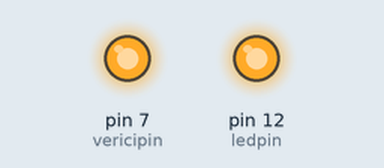
Bench run of a sketch on a simulated Arduino Uno, built with avr-gcc and run on an emulated ATmega328P. Shown: output pins drawn as LEDs (lit = HIGH).

Above: at 1.5 s.
At 4.5 s:
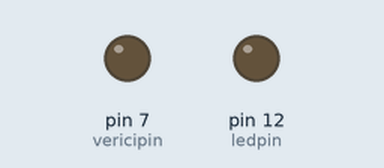
Timing chart, 0 to 7.8 s (numbered marks = the images above):
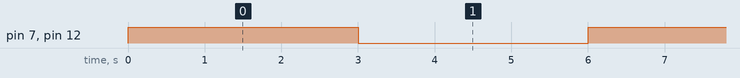

The sketch:

8.3.1._RF_led_yakma_verici.ino
```cpp
#define vericipin 7  //RF verici pini tanımlanır.
#define ledpin 12        //LED pini tanımlanır.

void setup(){
pinMode(vericipin, OUTPUT); //verici pini çıkış olarak tanımlanır.
pinMode(ledpin, OUTPUT);    //LED pini çıkış olarak tanımlanır.
}

void loop(){
digitalWrite(vericipin, HIGH);   //verici pini 3 saniye boyunca HIGH seviyede sinyal yayar.
digitalWrite(ledpin, HIGH);    // LED yanar.
delay(3000);  //LED 3 sn boyunca yanar.

digitalWrite(vericipin,LOW);  //verici pini 3 saniye boyunca LOW seviyede sinyal yayar.
digitalWrite(ledpin, LOW);   //LED söner
delay(3000);  //LED 3 sn boyunca söner.
}
```

Measured:
- by itself, pin 7 (vericipin), pin 12 (ledpin): alternates HIGH for 3.0 s and LOW for 3.0 s
